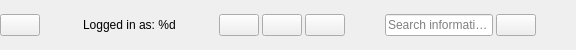
            <widget class="QFrame" name="staff_menu_container">
             <property name="maximumSize">
              <size>
               <width>16777215</width>
               <height>50</height>
              </size>
             </property>
             <property name="frameShape">
              <enum>QFrame::NoFrame</enum>
             </property>
             <property name="frameShadow">
              <enum>QFrame::Raised</enum>
             </property>
             <layout class="QHBoxLayout" name="horizontalLayout_11">
              <property name="spacing">
               <number>0</number>
              </property>
              <property name="leftMargin">
               <number>0</number>
              </property>
              <property name="topMargin">
               <number>0</number>
              </property>
              <property name="rightMargin">
               <number>0</number>
              </property>
              <property name="bottomMargin">
               <number>0</number>
              </property>
              <item>
               <widget class="QFrame" name="staff_button_container">
                <property name="frameShape">
                 <enum>QFrame::NoFrame</enum>
                </property>
                <property name="frameShadow">
                 <enum>QFrame::Raised</enum>
                </property>
                <layout class="QHBoxLayout" name="horizontalLayout_12">
                 <property name="spacing">
                  <number>3</number>
                 </property>
                 <property name="leftMargin">
                  <number>0</number>
                 </property>
                 <property name="topMargin">
                  <number>0</number>
                 </property>
                 <property name="rightMargin">
                  <number>0</number>
                 </property>
                 <property name="bottomMargin">
                  <number>0</number>
                 </property>
                 <item>
                  <widget class="QPushButton" name="staff_logout_button">
                   <property name="toolTip">
                    <string>Logout</string>
                   </property>
                   <property name="text">
                    <string/>
                   </property>
                   <property name="icon">
                    <iconset>
                     <normaloff>../icons/outline_logout_white_24dp.png</normaloff>../icons/outline_logout_white_24dp.png</iconset>
                   </property>
                   <property name="iconSize">
                    <size>
                     <width>24</width>
                     <height>24</height>
                    </size>
                   </property>
                  </widget>
                 </item>
                 <item>
                  <spacer name="horizontalSpacer_14">
                   <property name="orientation">
                    <enum>Qt::Horizontal</enum>
                   </property>
                   <property name="sizeHint" stdset="0">
                    <size>
                     <width>40</width>
                     <height>20</height>
                    </size>
                   </property>
                  </spacer>
                 </item>
                 <item>
                  <widget class="QLabel" name="staff_label">
                   <property name="text">
                    <string>Logged in as: %d</string>
                   </property>
                  </widget>
                 </item>
                 <item>
                  <spacer name="horizontalSpacer_12">
                   <property name="orientation">
                    <enum>Qt::Horizontal</enum>
                   </property>
                   <property name="sizeHint" stdset="0">
                    <size>
                     <width>40</width>
                     <height>20</height>
                    </size>
                   </property>
                  </spacer>
                 </item>
                 <item>
                  <widget class="QPushButton" name="staff_add_button">
                   <property name="toolTip">
                    <string>Add Record</string>
                   </property>
                   <property name="text">
                    <string/>
                   </property>
                   <property name="icon">
                    <iconset>
                     <normaloff>../icons/outline_add_white_24dp.png</normaloff>../icons/outline_add_white_24dp.png</iconset>
                   </property>
                   <property name="iconSize">
                    <size>
                     <width>24</width>
                     <height>24</height>
                    </size>
                   </property>
                  </widget>
                 </item>
                 <item>
                  <widget class="QPushButton" name="staff_delete_button">
                   <property name="toolTip">
                    <string>Delete Record</string>
                   </property>
                   <property name="text">
                    <string/>
                   </property>
                   <property name="icon">
                    <iconset>
                     <normaloff>../icons/outline_remove_white_24dp.png</normaloff>../icons/outline_remove_white_24dp.png</iconset>
                   </property>
                   <property name="iconSize">
                    <size>
                     <width>24</width>
                     <height>24</height>
                    </size>
                   </property>
                  </widget>
                 </item>
                 <item>
                  <widget class="QPushButton" name="staff_update_button">
                   <property name="toolTip">
                    <string>Update Record</string>
                   </property>
                   <property name="text">
                    <string/>
                   </property>
                   <property name="icon">
                    <iconset>
                     <normaloff>../icons/outline_cached_white_24dp.png</normaloff>../icons/outline_cached_white_24dp.png</iconset>
                   </property>
                   <property name="iconSize">
                    <size>
                     <width>24</width>
                     <height>24</height>
                    </size>
                   </property>
                  </widget>
                 </item>
                </layout>
               </widget>
              </item>
              <item>
               <widget class="QFrame" name="staff_search_container">
                <property name="frameShape">
                 <enum>QFrame::NoFrame</enum>
                </property>
                <property name="frameShadow">
                 <enum>QFrame::Raised</enum>
                </property>
                <layout class="QHBoxLayout" name="horizontalLayout_13">
                 <property name="spacing">
                  <number>3</number>
                 </property>
                 <property name="leftMargin">
                  <number>0</number>
                 </property>
                 <property name="topMargin">
                  <number>0</number>
                 </property>
                 <property name="rightMargin">
                  <number>0</number>
                 </property>
                 <property name="bottomMargin">
                  <number>0</number>
                 </property>
                 <item>
                  <spacer name="horizontalSpacer_10">
                   <property name="orientation">
                    <enum>Qt::Horizontal</enum>
                   </property>
                   <property name="sizeHint" stdset="0">
                    <size>
                     <width>40</width>
                     <height>20</height>
                    </size>
                   </property>
                  </spacer>
                 </item>
                 <item>
                  <widget class="QLineEdit" name="staff_search_bar">
                   <property name="placeholderText">
                    <string>Search information...</string>
                   </property>
                  </widget>
                 </item>
                 <item>
                  <widget class="QPushButton" name="staff_search_button">
                   <property name="toolTip">
                    <string>Search</string>
                   </property>
                   <property name="text">
                    <string/>
                   </property>
                   <property name="icon">
                    <iconset>
                     <normaloff>../icons/outline_search_white_24dp.png</normaloff>../icons/outline_search_white_24dp.png</iconset>
                   </property>
                   <property name="iconSize">
                    <size>
                     <width>24</width>
                     <height>24</height>
                    </size>
                   </property>
                  </widget>
                 </item>
                 <item>
                  <spacer name="horizontalSpacer_11">
                   <property name="orientation">
                    <enum>Qt::Horizontal</enum>
                   </property>
                   <property name="sizeHint" stdset="0">
                    <size>
                     <width>40</width>
                     <height>20</height>
                    </size>
                   </property>
                  </spacer>
                 </item>
                </layout>
               </widget>
              </item>
             </layout>
            </widget>
